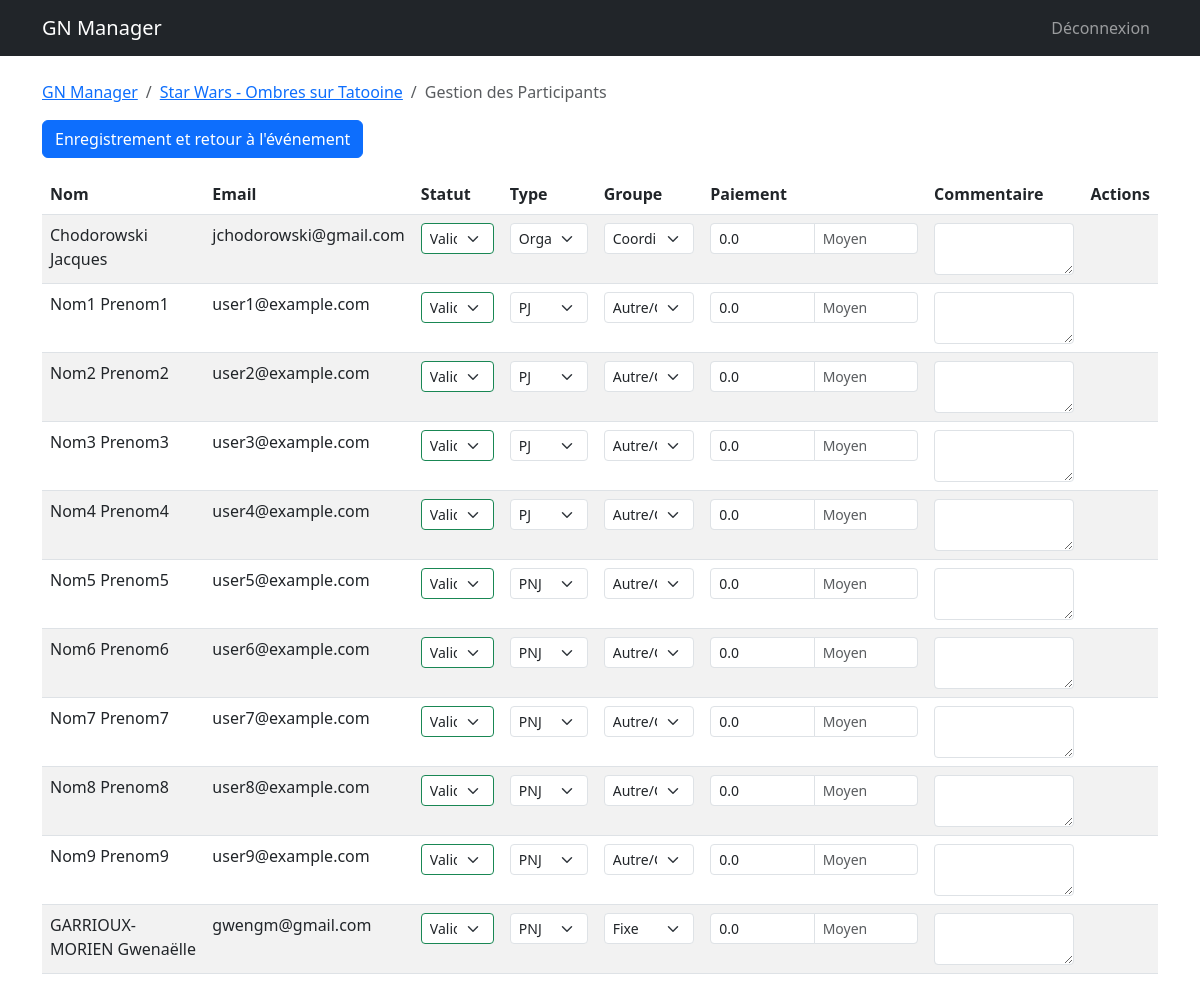
Page /event/1/participants (signed in) on the committed database.
### models.py (models this page shows)
class Event(db.Model):
    id = db.Column(db.Integer, primary_key=True)
    name = db.Column(db.String(100), nullable=False)
    description = db.Column(db.Text) # Added
    date_start = db.Column(db.DateTime, nullable=False)
    date_end = db.Column(db.DateTime, nullable=False)
    location = db.Column(db.String(200))
    background_image = db.Column(db.String(200))
    visibility = db.Column(db.String(20), default='public') # public, private
    organizer_structure = db.Column(db.String(100))
    external_link = db.Column(db.String(255)) # Added (Google Forms)
    statut = db.Column(db.String(50), default='En préparation') # Added 'statut' as per user correctness
    groups_config = db.Column(db.Text, default='{"PJ": ["Peu importe"], "PNJ": ["Peu importe"], "Organisateur": ["Peu importe"]}') # JSON stored as string

class Participant(db.Model):
    id = db.Column(db.Integer, primary_key=True)
    event_id = db.Column(db.Integer, db.ForeignKey('event.id'), nullable=False)
    user_id = db.Column(db.Integer, db.ForeignKey('user.id'), nullable=False)
    type = db.Column(db.String(50)) # Organisateur, PJ, PNJ
    group = db.Column(db.String(50))
    role_id = db.Column(db.Integer, db.ForeignKey('role.id', use_alter=True, name='fk_participant_role'), nullable=True)
    role_communicated = db.Column(db.Boolean, default=False)
    role_received = db.Column(db.Boolean, default=False) # Added
    registration_status = db.Column(db.String(50), default='À valider') # Added
    payment_method = db.Column(db.String(50))
    payment_amount = db.Column(db.Float, default=0.0)
    payment_comment = db.Column(db.Text) # Added separate comment for payment if needed, or use generic comment
    comment = db.Column(db.Text)
    custom_image = db.Column(db.String(200))
    user = db.relationship('User', backref='participations')
    event = db.relationship('Event', backref='participants')
    role = db.relationship('Role', foreign_keys=[role_id], backref='participants_with_role')

class User(UserMixin, db.Model):
    id = db.Column(db.Integer, primary_key=True)
    email = db.Column(db.String(120), unique=True, nullable=False)
    password_hash = db.Column(db.String(128))
    nom = db.Column(db.String(80))
    prenom = db.Column(db.String(80))
    age = db.Column(db.Integer)
    genre = db.Column(db.String(20)) # Added
    avatar_url = db.Column(db.String(200))
    is_admin = db.Column(db.Boolean, default=False)
    is_deleted = db.Column(db.Boolean, default=False) # Maps to Status (Actif/Supprimé)

### routes.py (the view)
@main.route('/event/<int:event_id>/participants')
@login_required
def manage_participants(event_id):
    event = Event.query.get_or_404(event_id)
    me = Participant.query.filter_by(event_id=event.id, user_id=current_user.id).first()
    if not me or me.type != 'organisateur':
        flash('Accès réservé aux organisateurs.', 'danger')
        return redirect(url_for('main.event_detail', event_id=event.id))
    participants = Participant.query.filter_by(event_id=event.id).all()
    for p in participants:
        p.user = User.query.get(p.user_id)
    for p in participants:
        p.user = User.query.get(p.user_id)
    groups_config = json.loads(event.groups_config or '{}')
    groups_config = json.loads(event.groups_config or '{}')
    breadcrumbs = [
        ('GN Manager', '/dashboard'),
        (event.name, url_for('main.event_detail', event_id=event.id)),
        ('Gestion des Participants', '#')
    ]
    return render_template('manage_participants.html', event=event, participants=participants, groups_config=groups_config, breadcrumbs=breadcrumbs)

### templates/manage_participants.html (shortened to what this page needs)
{% extends "base.html" %}
{% block content %}
<form method="POST" action="/event/{{ event.id }}/participants/bulk_update">
    <button type="submit" class="btn btn-primary mb-3">Enregistrement et retour à l'événement</button>
    <div class="table-responsive">
        <table class="table table-striped">
            <thead>
                <tr>
                    <th>Nom</th>
                    <th>Email</th>
                    <th>Statut</th>
                    <th>Type</th>
                    <th>Groupe</th>
                    <th>Paiement</th>
                    <th>Commentaire</th>
                    <th>Actions</th>
                </tr>
            </thead>
            <tbody>
                {% for p in participants %}
                <tr>
                    <td>{{ p.user.nom }} {{ p.user.prenom }}</td>
                    <td>{{ p.user.email }}</td>
                    <td>
                        <select name="status_{{ p.id }}"
                            class="form-select form-select-sm {{ 'border-danger' if p.registration_status=='Rejeté' else 'border-success' if p.registration_status=='Validé' else 'border-warning' }}">
                            <option value="Validé" {% if p.registration_status=='Validé' %}selected{% endif %}>Validé
                            </option>
                        </select>
                    </td>
                    <td>
                        <select name="type_{{ p.id }}" class="form-select form-select-sm">
                            <option value="organisateur" {% if p.type=='organisateur' %}selected{% endif %}>Organisateur
                            </option>
                            <option value="PJ" {% if p.type=='PJ' %}selected{% endif %}>PJ</option>
                            <option value="PNJ" {% if p.type=='PNJ' %}selected{% endif %}>PNJ</option>
                        </select>
                    </td>
                    <td>
                        <select name="group_{{ p.id }}" class="form-select form-select-sm">
                            {% set p_groups = groups_config.get(p.type, ['Peu importe']) %}
                            {% if p.type == 'organisateur' %}{% set p_groups = groups_config.get('Organisateur', ['Peu
                            importe']) %}{% endif %}
                            {% for g in p_groups %}
                            <option value="{{ g }}" {% if p.group==g %}selected{% endif %}>{{ g }}</option>
                            {% endfor %}
                            <option value="Autre" {% if p.group not in p_groups %}selected{% endif %}>Autre/Custom
                            </option>
                        </select>
                    </td>
                    <td>
                        <div class="input-group input-group-sm">
                            <input type="number" step="0.01" name="pay_amount_{{ p.id }}" value="{{ p.payment_amount }}"
                                class="form-control">
                            <input type="text" name="pay_method_{{ p.id }}" value="{{ p.payment_method or '' }}"
                                class="form-control" placeholder="Moyen">
                        </div>
                    </td>
                    <td><textarea name="comment_{{ p.id }}"
                            class="form-control form-control-sm">{{ p.comment or '' }}</textarea>
                    </td>
                    <td>
                    </td>
                </tr>
                {% endfor %}
            </tbody>
        </table>
    </div>
    {% endblock %}

### templates/base.html (shortened to what this page needs)
<!DOCTYPE html>
<html lang="fr">
<head>
    <link href="https://cdn.jsdelivr.net/npm/bootstrap@5.3.0/dist/css/bootstrap.min.css" rel="stylesheet">
</head>
<body>
    <nav class="navbar navbar-expand-lg navbar-dark bg-dark">
        <div class="container">
            <a class="navbar-brand" href="/">GN Manager</a>
            {% if current_user.is_authenticated %}
            <div class="navbar-nav ms-auto">
                <a class="nav-link" href="/logout">Déconnexion</a>
            </div>
            {% endif %}
        </div>
    </nav>
    <div class="container mt-4">
        {% if breadcrumbs %}
        <nav aria-label="breadcrumb">
            <ol class="breadcrumb">
                {% for label, url in breadcrumbs %}
                {% if loop.last %}
                <li class="breadcrumb-item active" aria-current="page">{{ label }}</li>
                {% else %}
                <li class="breadcrumb-item"><a href="{{ url }}">{{ label }}</a></li>
                {% endif %}
                {% endfor %}
            </ol>
        </nav>
        {% endif %}
        {% block content %}{% endblock %}
    </div>
</body>
</html>

### rows in the picture
Event: name "Star Wars - Ombres sur Tatooine"
Participant: user.nom "Chodorowski", user.prenom "Jacques", user.email "jchodorowski@gmail.com", registration_status+id "Validé", type+id "Organisateur", group+id "Coordination", payment_amount "0.0"
Participant: user.nom "Nom1", user.prenom "Prenom1", user.email "user1@example.com", registration_status+id "Validé", type+id "PJ", group+id "Autre/Custom", payment_amount "0.0"
Participant: user.nom "Nom2", user.prenom "Prenom2", user.email "user2@example.com", registration_status+id "Validé", type+id "PJ", group+id "Autre/Custom", payment_amount "0.0"
Participant: user.nom "Nom3", user.prenom "Prenom3", user.email "user3@example.com", registration_status+id "Validé", type+id "PJ", group+id "Autre/Custom", payment_amount "0.0"
Participant: user.nom "Nom4", user.prenom "Prenom4", user.email "user4@example.com", registration_status+id "Validé", type+id "PJ", group+id "Autre/Custom", payment_amount "0.0"
Participant: user.nom "Nom5", user.prenom "Prenom5", user.email "user5@example.com", registration_status+id "Validé", type+id "PNJ", group+id "Autre/Custom", payment_amount "0.0"
Participant: user.nom "Nom6", user.prenom "Prenom6", user.email "user6@example.com", registration_status+id "Validé", type+id "PNJ", group+id "Autre/Custom", payment_amount "0.0"
Participant: user.nom "Nom7", user.prenom "Prenom7", user.email "user7@example.com", registration_status+id "Validé", type+id "PNJ", group+id "Autre/Custom", payment_amount "0.0"
Participant: user.nom "Nom8", user.prenom "Prenom8", user.email "user8@example.com", registration_status+id "Validé", type+id "PNJ", group+id "Autre/Custom", payment_amount "0.0"
Participant: user.nom "Nom9", user.prenom "Prenom9", user.email "user9@example.com", registration_status+id "Validé", type+id "PNJ", group+id "Autre/Custom", payment_amount "0.0"
Participant: user.nom "GARRIOUX-MORIEN", user.prenom "Gwenaëlle", user.email "gwengm@gmail.com", registration_status+id "Validé", type+id "PNJ", group+id "Fixe", payment_amount "0.0"

### other values in the picture
{{ label }} "GN Manager"
{{ label }} "Gestion des Participants"
